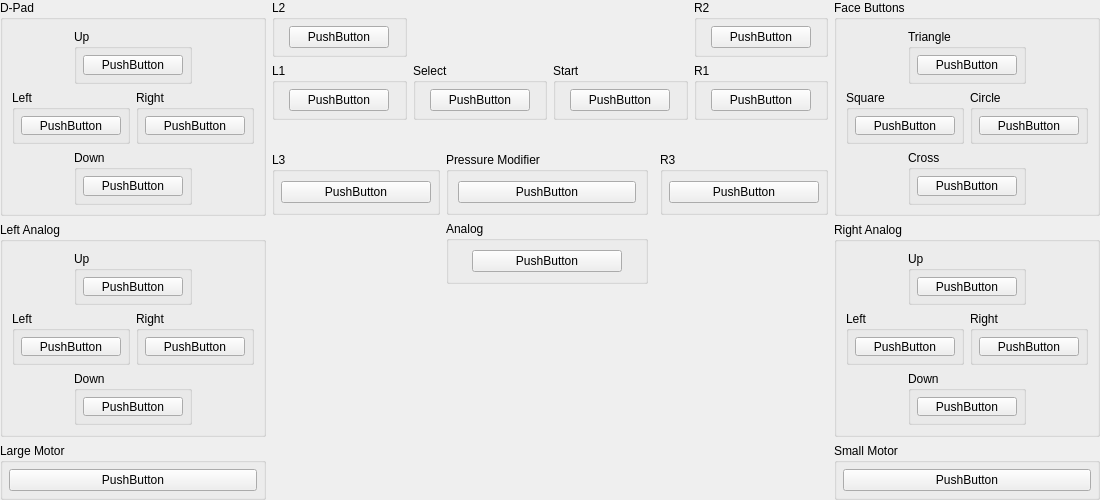
<?xml version="1.0" encoding="UTF-8"?>
<ui version="4.0">
 <class>ControllerBindingWidget_DualShock2</class>
 <widget class="QWidget" name="ControllerBindingWidget_DualShock2">
  <property name="geometry">
   <rect>
    <x>0</x>
    <y>0</y>
    <width>1100</width>
    <height>500</height>
   </rect>
  </property>
  <property name="sizePolicy">
   <sizepolicy hsizetype="MinimumExpanding" vsizetype="Preferred">
    <horstretch>0</horstretch>
    <verstretch>0</verstretch>
   </sizepolicy>
  </property>
  <property name="minimumSize">
   <size>
    <width>1100</width>
    <height>500</height>
   </size>
  </property>
  <property name="windowTitle">
   <string>Form</string>
  </property>
  <layout class="QGridLayout" name="gridLayout_35">
   <property name="leftMargin">
    <number>0</number>
   </property>
   <property name="topMargin">
    <number>0</number>
   </property>
   <property name="rightMargin">
    <number>0</number>
   </property>
   <property name="bottomMargin">
    <number>0</number>
   </property>
   <item row="0" column="0" rowspan="3">
    <layout class="QVBoxLayout" name="verticalLayout_2">
     <item>
      <widget class="QGroupBox" name="groupBox">
       <property name="title">
        <string extracomment=":I18N COMMENT: Try to use Sony's official terminology for this. A good place to start would be in the console or the DualShock 2's manual. If this element was officially translated to your language by Sony in later DualShocks, you may use that term.">D-Pad</string>
       </property>
       <layout class="QGridLayout" name="gridLayout_5">
        <item row="3" column="1" colspan="2">
         <widget class="QGroupBox" name="groupBox_5">
          <property name="title">
           <string>Down</string>
          </property>
          <layout class="QGridLayout" name="gridLayout_4">
           <property name="leftMargin">
            <number>6</number>
           </property>
           <property name="topMargin">
            <number>6</number>
           </property>
           <property name="rightMargin">
            <number>6</number>
           </property>
           <property name="bottomMargin">
            <number>6</number>
           </property>
           <item row="0" column="0">
            <widget class="InputBindingWidget" name="Down">
             <property name="minimumSize">
              <size>
               <width>100</width>
               <height>0</height>
              </size>
             </property>
             <property name="maximumSize">
              <size>
               <width>100</width>
               <height>16777215</height>
              </size>
             </property>
             <property name="text">
              <string>PushButton</string>
             </property>
            </widget>
           </item>
          </layout>
         </widget>
        </item>
        <item row="2" column="0" colspan="2">
         <widget class="QGroupBox" name="groupBox_3">
          <property name="title">
           <string>Left</string>
          </property>
          <layout class="QGridLayout" name="gridLayout_2">
           <property name="leftMargin">
            <number>6</number>
           </property>
           <property name="topMargin">
            <number>6</number>
           </property>
           <property name="rightMargin">
            <number>6</number>
           </property>
           <property name="bottomMargin">
            <number>6</number>
           </property>
           <item row="0" column="0">
            <widget class="InputBindingWidget" name="Left">
             <property name="minimumSize">
              <size>
               <width>100</width>
               <height>0</height>
              </size>
             </property>
             <property name="maximumSize">
              <size>
               <width>100</width>
               <height>16777215</height>
              </size>
             </property>
             <property name="text">
              <string>PushButton</string>
             </property>
            </widget>
           </item>
          </layout>
         </widget>
        </item>
        <item row="0" column="1" colspan="2">
         <widget class="QGroupBox" name="groupBox_2">
          <property name="title">
           <string>Up</string>
          </property>
          <layout class="QGridLayout" name="gridLayout">
           <property name="leftMargin">
            <number>6</number>
           </property>
           <property name="topMargin">
            <number>6</number>
           </property>
           <property name="rightMargin">
            <number>6</number>
           </property>
           <property name="bottomMargin">
            <number>6</number>
           </property>
           <item row="0" column="0">
            <widget class="InputBindingWidget" name="Up">
             <property name="minimumSize">
              <size>
               <width>100</width>
               <height>0</height>
              </size>
             </property>
             <property name="maximumSize">
              <size>
               <width>100</width>
               <height>16777215</height>
              </size>
             </property>
             <property name="text">
              <string>PushButton</string>
             </property>
            </widget>
           </item>
          </layout>
         </widget>
        </item>
        <item row="2" column="2" colspan="2">
         <widget class="QGroupBox" name="groupBox_4">
          <property name="title">
           <string>Right</string>
          </property>
          <layout class="QGridLayout" name="gridLayout_3">
           <property name="leftMargin">
            <number>6</number>
           </property>
           <property name="topMargin">
            <number>6</number>
           </property>
           <property name="rightMargin">
            <number>6</number>
           </property>
           <property name="bottomMargin">
            <number>6</number>
           </property>
           <item row="0" column="0">
            <widget class="InputBindingWidget" name="Right">
             <property name="minimumSize">
              <size>
               <width>100</width>
               <height>0</height>
              </size>
             </property>
             <property name="maximumSize">
              <size>
               <width>100</width>
               <height>16777215</height>
              </size>
             </property>
             <property name="text">
              <string>PushButton</string>
             </property>
            </widget>
           </item>
          </layout>
         </widget>
        </item>
       </layout>
      </widget>
     </item>
     <item>
      <widget class="QGroupBox" name="groupBox_6">
       <property name="title">
        <string extracomment=":I18N COMMENT: Try to use Sony's official terminology for this. A good place to start would be in the console or the DualShock 2's manual. If this element was officially translated to your language by Sony in later DualShocks, you may use that term.">Left Analog</string>
       </property>
       <layout class="QGridLayout" name="gridLayout_6">
        <item row="3" column="1" colspan="2">
         <widget class="QGroupBox" name="groupBox_7">
          <property name="title">
           <string>Down</string>
          </property>
          <layout class="QGridLayout" name="gridLayout_7">
           <property name="leftMargin">
            <number>6</number>
           </property>
           <property name="topMargin">
            <number>6</number>
           </property>
           <property name="rightMargin">
            <number>6</number>
           </property>
           <property name="bottomMargin">
            <number>6</number>
           </property>
           <item row="0" column="0">
            <widget class="InputBindingWidget" name="LDown">
             <property name="minimumSize">
              <size>
               <width>100</width>
               <height>0</height>
              </size>
             </property>
             <property name="maximumSize">
              <size>
               <width>100</width>
               <height>16777215</height>
              </size>
             </property>
             <property name="text">
              <string>PushButton</string>
             </property>
            </widget>
           </item>
          </layout>
         </widget>
        </item>
        <item row="2" column="0" colspan="2">
         <widget class="QGroupBox" name="groupBox_8">
          <property name="title">
           <string>Left</string>
          </property>
          <layout class="QGridLayout" name="gridLayout_8">
           <property name="leftMargin">
            <number>6</number>
           </property>
           <property name="topMargin">
            <number>6</number>
           </property>
           <property name="rightMargin">
            <number>6</number>
           </property>
           <property name="bottomMargin">
            <number>6</number>
           </property>
           <item row="0" column="0">
            <widget class="InputBindingWidget" name="LLeft">
             <property name="minimumSize">
              <size>
               <width>100</width>
               <height>0</height>
              </size>
             </property>
             <property name="maximumSize">
              <size>
               <width>100</width>
               <height>16777215</height>
              </size>
             </property>
             <property name="text">
              <string>PushButton</string>
             </property>
            </widget>
           </item>
          </layout>
         </widget>
        </item>
        <item row="0" column="1" colspan="2">
         <widget class="QGroupBox" name="groupBox_9">
          <property name="title">
           <string>Up</string>
          </property>
          <layout class="QGridLayout" name="gridLayout_9">
           <property name="leftMargin">
            <number>6</number>
           </property>
           <property name="topMargin">
            <number>6</number>
           </property>
           <property name="rightMargin">
            <number>6</number>
           </property>
           <property name="bottomMargin">
            <number>6</number>
           </property>
           <item row="0" column="0">
            <widget class="InputBindingWidget" name="LUp">
             <property name="minimumSize">
              <size>
               <width>100</width>
               <height>0</height>
              </size>
             </property>
             <property name="maximumSize">
              <size>
               <width>100</width>
               <height>16777215</height>
              </size>
             </property>
             <property name="text">
              <string>PushButton</string>
             </property>
            </widget>
           </item>
          </layout>
         </widget>
        </item>
        <item row="2" column="2" colspan="2">
         <widget class="QGroupBox" name="groupBox_10">
          <property name="title">
           <string>Right</string>
          </property>
          <layout class="QGridLayout" name="gridLayout_10">
           <property name="leftMargin">
            <number>6</number>
           </property>
           <property name="topMargin">
            <number>6</number>
           </property>
           <property name="rightMargin">
            <number>6</number>
           </property>
           <property name="bottomMargin">
            <number>6</number>
           </property>
           <item row="0" column="0">
            <widget class="InputBindingWidget" name="LRight">
             <property name="minimumSize">
              <size>
               <width>100</width>
               <height>0</height>
              </size>
             </property>
             <property name="maximumSize">
              <size>
               <width>100</width>
               <height>16777215</height>
              </size>
             </property>
             <property name="text">
              <string>PushButton</string>
             </property>
            </widget>
           </item>
          </layout>
         </widget>
        </item>
       </layout>
      </widget>
     </item>
     <item>
      <widget class="QGroupBox" name="groupBox_29">
       <property name="title">
        <string>Large Motor</string>
       </property>
       <layout class="QGridLayout" name="gridLayout_30">
        <property name="leftMargin">
         <number>6</number>
        </property>
        <property name="topMargin">
         <number>6</number>
        </property>
        <property name="rightMargin">
         <number>6</number>
        </property>
        <property name="bottomMargin">
         <number>6</number>
        </property>
        <item row="0" column="0">
         <widget class="InputVibrationBindingWidget" name="LargeMotor">
          <property name="minimumSize">
           <size>
            <width>100</width>
            <height>0</height>
           </size>
          </property>
          <property name="maximumSize">
           <size>
            <width>16777215</width>
            <height>16777215</height>
           </size>
          </property>
          <property name="text">
           <string>PushButton</string>
          </property>
         </widget>
        </item>
       </layout>
      </widget>
     </item>
     <item>
      <spacer name="verticalSpacer_5">
       <property name="orientation">
        <enum>Qt::Vertical</enum>
       </property>
       <property name="sizeHint" stdset="0">
        <size>
         <width>20</width>
         <height>40</height>
        </size>
       </property>
      </spacer>
     </item>
    </layout>
   </item>
   <item row="0" column="1">
    <layout class="QGridLayout" name="gridLayout_27">
     <item row="0" column="0">
      <widget class="QGroupBox" name="groupBox_21">
       <property name="title">
        <string extracomment=":I18N COMMENT: Leave this button name as-is.">L2</string>
       </property>
       <layout class="QGridLayout" name="gridLayout_21">
        <property name="leftMargin">
         <number>6</number>
        </property>
        <property name="topMargin">
         <number>6</number>
        </property>
        <property name="rightMargin">
         <number>6</number>
        </property>
        <property name="bottomMargin">
         <number>6</number>
        </property>
        <item row="0" column="0">
         <widget class="InputBindingWidget" name="L2">
          <property name="maximumSize">
           <size>
            <width>100</width>
            <height>16777215</height>
           </size>
          </property>
          <property name="text">
           <string>PushButton</string>
          </property>
         </widget>
        </item>
       </layout>
      </widget>
     </item>
     <item row="0" column="3">
      <widget class="QGroupBox" name="groupBox_23">
       <property name="title">
        <string extracomment=":I18N COMMENT: Leave this button name as-is.">R2</string>
       </property>
       <layout class="QGridLayout" name="gridLayout_23">
        <property name="leftMargin">
         <number>6</number>
        </property>
        <property name="topMargin">
         <number>6</number>
        </property>
        <property name="rightMargin">
         <number>6</number>
        </property>
        <property name="bottomMargin">
         <number>6</number>
        </property>
        <item row="0" column="0">
         <widget class="InputBindingWidget" name="R2">
          <property name="maximumSize">
           <size>
            <width>100</width>
            <height>16777215</height>
           </size>
          </property>
          <property name="text">
           <string>PushButton</string>
          </property>
         </widget>
        </item>
       </layout>
      </widget>
     </item>
     <item row="1" column="0">
      <widget class="QGroupBox" name="groupBox_22">
       <property name="title">
        <string extracomment=":I18N COMMENT: Leave this button name as-is.">L1</string>
       </property>
       <layout class="QGridLayout" name="gridLayout_22">
        <property name="leftMargin">
         <number>6</number>
        </property>
        <property name="topMargin">
         <number>6</number>
        </property>
        <property name="rightMargin">
         <number>6</number>
        </property>
        <property name="bottomMargin">
         <number>6</number>
        </property>
        <item row="0" column="0">
         <widget class="InputBindingWidget" name="L1">
          <property name="maximumSize">
           <size>
            <width>100</width>
            <height>16777215</height>
           </size>
          </property>
          <property name="text">
           <string>PushButton</string>
          </property>
         </widget>
        </item>
       </layout>
      </widget>
     </item>
     <item row="1" column="3">
      <widget class="QGroupBox" name="groupBox_24">
       <property name="title">
        <string extracomment=":I18N COMMENT: Leave this button name as-is.">R1</string>
       </property>
       <layout class="QGridLayout" name="gridLayout_24">
        <property name="leftMargin">
         <number>6</number>
        </property>
        <property name="topMargin">
         <number>6</number>
        </property>
        <property name="rightMargin">
         <number>6</number>
        </property>
        <property name="bottomMargin">
         <number>6</number>
        </property>
        <item row="0" column="0">
         <widget class="InputBindingWidget" name="R1">
          <property name="maximumSize">
           <size>
            <width>100</width>
            <height>16777215</height>
           </size>
          </property>
          <property name="text">
           <string>PushButton</string>
          </property>
         </widget>
        </item>
       </layout>
      </widget>
     </item>
     <item row="1" column="2">
      <widget class="QGroupBox" name="groupBox_26">
       <property name="title">
        <string extracomment=":I18N COMMENT: Leave this button name as-is or uppercase it entirely.">Start</string>
       </property>
       <layout class="QGridLayout" name="gridLayout_26">
        <property name="leftMargin">
         <number>6</number>
        </property>
        <property name="topMargin">
         <number>6</number>
        </property>
        <property name="rightMargin">
         <number>6</number>
        </property>
        <property name="bottomMargin">
         <number>6</number>
        </property>
        <item row="0" column="0">
         <widget class="InputBindingWidget" name="Start">
          <property name="maximumSize">
           <size>
            <width>100</width>
            <height>16777215</height>
           </size>
          </property>
          <property name="text">
           <string>PushButton</string>
          </property>
         </widget>
        </item>
       </layout>
      </widget>
     </item>
     <item row="1" column="1">
      <widget class="QGroupBox" name="groupBox_25">
       <property name="title">
        <string extracomment=":I18N COMMENT: Leave this button name as-is or uppercase it entirely.">Select</string>
       </property>
       <layout class="QGridLayout" name="gridLayout_25">
        <property name="leftMargin">
         <number>6</number>
        </property>
        <property name="topMargin">
         <number>6</number>
        </property>
        <property name="rightMargin">
         <number>6</number>
        </property>
        <property name="bottomMargin">
         <number>6</number>
        </property>
        <item row="0" column="0">
         <widget class="InputBindingWidget" name="Select">
          <property name="maximumSize">
           <size>
            <width>100</width>
            <height>16777215</height>
           </size>
          </property>
          <property name="text">
           <string>PushButton</string>
          </property>
         </widget>
        </item>
       </layout>
      </widget>
     </item>
    </layout>
   </item>
   <item row="0" column="2" rowspan="3">
    <layout class="QVBoxLayout" name="verticalLayout">
     <item>
      <widget class="QGroupBox" name="groupBox_16">
       <property name="title">
        <string extracomment=":I18N COMMENT: Try to use Sony's official terminology for this. A good place to start would be in the console or the DualShock 2's manual. If this element was officially translated to your language by Sony in later DualShocks, you may use that term.">Face Buttons</string>
       </property>
       <layout class="QGridLayout" name="gridLayout_16">
        <item row="3" column="1" colspan="2">
         <widget class="QGroupBox" name="groupBox_17">
          <property name="title">
           <string extracomment=":I18N COMMENT: Try to use Sony's official terminology for this. A good place to start would be in the console or the DualShock 2's manual. If this element was officially translated to your language by Sony in later DualShocks, you may use that term.">Cross</string>
          </property>
          <layout class="QGridLayout" name="gridLayout_17">
           <property name="leftMargin">
            <number>6</number>
           </property>
           <property name="topMargin">
            <number>6</number>
           </property>
           <property name="rightMargin">
            <number>6</number>
           </property>
           <property name="bottomMargin">
            <number>6</number>
           </property>
           <item row="0" column="0">
            <widget class="InputBindingWidget" name="Cross">
             <property name="minimumSize">
              <size>
               <width>100</width>
               <height>0</height>
              </size>
             </property>
             <property name="maximumSize">
              <size>
               <width>100</width>
               <height>16777215</height>
              </size>
             </property>
             <property name="text">
              <string>PushButton</string>
             </property>
            </widget>
           </item>
          </layout>
         </widget>
        </item>
        <item row="2" column="0" colspan="2">
         <widget class="QGroupBox" name="groupBox_18">
          <property name="title">
           <string extracomment=":I18N COMMENT: Try to use Sony's official terminology for this. A good place to start would be in the console or the DualShock 2's manual. If this element was officially translated to your language by Sony in later DualShocks, you may use that term.">Square</string>
          </property>
          <layout class="QGridLayout" name="gridLayout_18">
           <property name="leftMargin">
            <number>6</number>
           </property>
           <property name="topMargin">
            <number>6</number>
           </property>
           <property name="rightMargin">
            <number>6</number>
           </property>
           <property name="bottomMargin">
            <number>6</number>
           </property>
           <item row="0" column="0">
            <widget class="InputBindingWidget" name="Square">
             <property name="minimumSize">
              <size>
               <width>100</width>
               <height>0</height>
              </size>
             </property>
             <property name="maximumSize">
              <size>
               <width>100</width>
               <height>16777215</height>
              </size>
             </property>
             <property name="text">
              <string>PushButton</string>
             </property>
            </widget>
           </item>
          </layout>
         </widget>
        </item>
        <item row="0" column="1" colspan="2">
         <widget class="QGroupBox" name="groupBox_19">
          <property name="title">
           <string extracomment=":I18N COMMENT: Try to use Sony's official terminology for this. A good place to start would be in the console or the DualShock 2's manual. If this element was officially translated to your language by Sony in later DualShocks, you may use that term.">Triangle</string>
          </property>
          <layout class="QGridLayout" name="gridLayout_19">
           <property name="leftMargin">
            <number>6</number>
           </property>
           <property name="topMargin">
            <number>6</number>
           </property>
           <property name="rightMargin">
            <number>6</number>
           </property>
           <property name="bottomMargin">
            <number>6</number>
           </property>
           <item row="0" column="0">
            <widget class="InputBindingWidget" name="Triangle">
             <property name="minimumSize">
              <size>
               <width>100</width>
               <height>0</height>
              </size>
             </property>
             <property name="maximumSize">
              <size>
               <width>100</width>
               <height>16777215</height>
              </size>
             </property>
             <property name="text">
              <string>PushButton</string>
             </property>
            </widget>
           </item>
          </layout>
         </widget>
        </item>
        <item row="2" column="2" colspan="2">
         <widget class="QGroupBox" name="groupBox_20">
          <property name="title">
           <string extracomment=":I18N COMMENT: Try to use Sony's official terminology for this. A good place to start would be in the console or the DualShock 2's manual. If this element was officially translated to your language by Sony in later DualShocks, you may use that term.">Circle</string>
          </property>
          <layout class="QGridLayout" name="gridLayout_20">
           <property name="leftMargin">
            <number>6</number>
           </property>
           <property name="topMargin">
            <number>6</number>
           </property>
           <property name="rightMargin">
            <number>6</number>
           </property>
           <property name="bottomMargin">
            <number>6</number>
           </property>
           <item row="0" column="0">
            <widget class="InputBindingWidget" name="Circle">
             <property name="minimumSize">
              <size>
               <width>100</width>
               <height>0</height>
              </size>
             </property>
             <property name="maximumSize">
              <size>
               <width>100</width>
               <height>16777215</height>
              </size>
             </property>
             <property name="text">
              <string>PushButton</string>
             </property>
            </widget>
           </item>
          </layout>
         </widget>
        </item>
       </layout>
      </widget>
     </item>
     <item>
      <widget class="QGroupBox" name="groupBox_11">
       <property name="title">
        <string extracomment=":I18N COMMENT: Try to use Sony's official terminology for this. A good place to start would be in the console or the DualShock 2's manual. If this element was officially translated to your language by Sony in later DualShocks, you may use that term.">Right Analog</string>
       </property>
       <layout class="QGridLayout" name="gridLayout_11">
        <item row="2" column="0" colspan="2">
         <widget class="QGroupBox" name="groupBox_13">
          <property name="title">
           <string>Left</string>
          </property>
          <layout class="QGridLayout" name="gridLayout_13">
           <property name="leftMargin">
            <number>6</number>
           </property>
           <property name="topMargin">
            <number>6</number>
           </property>
           <property name="rightMargin">
            <number>6</number>
           </property>
           <property name="bottomMargin">
            <number>6</number>
           </property>
           <item row="0" column="0">
            <widget class="InputBindingWidget" name="RLeft">
             <property name="minimumSize">
              <size>
               <width>100</width>
               <height>0</height>
              </size>
             </property>
             <property name="maximumSize">
              <size>
               <width>100</width>
               <height>16777215</height>
              </size>
             </property>
             <property name="text">
              <string>PushButton</string>
             </property>
            </widget>
           </item>
          </layout>
         </widget>
        </item>
        <item row="3" column="1" colspan="2">
         <widget class="QGroupBox" name="groupBox_12">
          <property name="title">
           <string>Down</string>
          </property>
          <layout class="QGridLayout" name="gridLayout_12">
           <property name="leftMargin">
            <number>6</number>
           </property>
           <property name="topMargin">
            <number>6</number>
           </property>
           <property name="rightMargin">
            <number>6</number>
           </property>
           <property name="bottomMargin">
            <number>6</number>
           </property>
           <item row="0" column="0">
            <widget class="InputBindingWidget" name="RDown">
             <property name="minimumSize">
              <size>
               <width>100</width>
               <height>0</height>
              </size>
             </property>
             <property name="maximumSize">
              <size>
               <width>100</width>
               <height>16777215</height>
              </size>
             </property>
             <property name="text">
              <string>PushButton</string>
             </property>
            </widget>
           </item>
          </layout>
         </widget>
        </item>
        <item row="2" column="2" colspan="2">
         <widget class="QGroupBox" name="groupBox_15">
          <property name="title">
           <string>Right</string>
          </property>
          <layout class="QGridLayout" name="gridLayout_15">
           <property name="leftMargin">
            <number>6</number>
           </property>
           <property name="topMargin">
            <number>6</number>
           </property>
           <property name="rightMargin">
            <number>6</number>
           </property>
           <property name="bottomMargin">
            <number>6</number>
           </property>
           <item row="0" column="0">
            <widget class="InputBindingWidget" name="RRight">
             <property name="minimumSize">
              <size>
               <width>100</width>
               <height>0</height>
              </size>
             </property>
             <property name="maximumSize">
              <size>
               <width>100</width>
               <height>16777215</height>
              </size>
             </property>
             <property name="text">
              <string>PushButton</string>
             </property>
            </widget>
           </item>
          </layout>
         </widget>
        </item>
        <item row="0" column="1" colspan="2">
         <widget class="QGroupBox" name="groupBox_14">
          <property name="title">
           <string>Up</string>
          </property>
          <layout class="QGridLayout" name="gridLayout_14">
           <property name="leftMargin">
            <number>6</number>
           </property>
           <property name="topMargin">
            <number>6</number>
           </property>
           <property name="rightMargin">
            <number>6</number>
           </property>
           <property name="bottomMargin">
            <number>6</number>
           </property>
           <item row="0" column="0">
            <widget class="InputBindingWidget" name="RUp">
             <property name="minimumSize">
              <size>
               <width>100</width>
               <height>0</height>
              </size>
             </property>
             <property name="maximumSize">
              <size>
               <width>100</width>
               <height>16777215</height>
              </size>
             </property>
             <property name="text">
              <string>PushButton</string>
             </property>
            </widget>
           </item>
          </layout>
         </widget>
        </item>
       </layout>
      </widget>
     </item>
     <item>
      <widget class="QGroupBox" name="groupBox_32">
       <property name="title">
        <string>Small Motor</string>
       </property>
       <layout class="QGridLayout" name="gridLayout_31">
        <property name="leftMargin">
         <number>6</number>
        </property>
        <property name="topMargin">
         <number>6</number>
        </property>
        <property name="rightMargin">
         <number>6</number>
        </property>
        <property name="bottomMargin">
         <number>6</number>
        </property>
        <item row="0" column="0">
         <widget class="InputVibrationBindingWidget" name="SmallMotor">
          <property name="minimumSize">
           <size>
            <width>100</width>
            <height>0</height>
           </size>
          </property>
          <property name="maximumSize">
           <size>
            <width>16777215</width>
            <height>16777215</height>
           </size>
          </property>
          <property name="text">
           <string>PushButton</string>
          </property>
         </widget>
        </item>
       </layout>
      </widget>
     </item>
     <item>
      <spacer name="verticalSpacer_4">
       <property name="orientation">
        <enum>Qt::Vertical</enum>
       </property>
       <property name="sizeHint" stdset="0">
        <size>
         <width>20</width>
         <height>40</height>
        </size>
       </property>
      </spacer>
     </item>
    </layout>
   </item>
   <item row="1" column="1">
    <layout class="QHBoxLayout" name="horizontalLayout_4">
     <item>
      <spacer name="horizontalSpacer">
       <property name="orientation">
        <enum>Qt::Horizontal</enum>
       </property>
       <property name="sizeHint" stdset="0">
        <size>
         <width>40</width>
         <height>20</height>
        </size>
       </property>
      </spacer>
     </item>
     <item>
      <widget class="QLabel" name="label">
       <property name="sizePolicy">
        <sizepolicy hsizetype="Fixed" vsizetype="Fixed">
         <horstretch>0</horstretch>
         <verstretch>0</verstretch>
        </sizepolicy>
       </property>
       <property name="maximumSize">
        <size>
         <width>400</width>
         <height>266</height>
        </size>
       </property>
       <property name="text">
        <string/>
       </property>
       <property name="pixmap">
        <pixmap resource="../resources/resources.qrc">:/images/dualshock-2.png</pixmap>
       </property>
       <property name="scaledContents">
        <bool>true</bool>
       </property>
      </widget>
     </item>
     <item>
      <spacer name="horizontalSpacer_2">
       <property name="orientation">
        <enum>Qt::Horizontal</enum>
       </property>
       <property name="sizeHint" stdset="0">
        <size>
         <width>40</width>
         <height>20</height>
        </size>
       </property>
      </spacer>
     </item>
    </layout>
   </item>
   <item row="2" column="1">
    <layout class="QGridLayout" name="gridLayout_32">
     <item row="2" column="0" colspan="4">
      <spacer name="verticalSpacer">
       <property name="orientation">
        <enum>Qt::Vertical</enum>
       </property>
       <property name="sizeHint" stdset="0">
        <size>
         <width>20</width>
         <height>40</height>
        </size>
       </property>
      </spacer>
     </item>
     <item row="0" column="0">
      <widget class="QGroupBox" name="groupBox_27">
       <property name="title">
        <string extracomment=":I18N COMMENT: Leave this button name as-is.">L3</string>
       </property>
       <layout class="QGridLayout" name="gridLayout_28">
        <property name="leftMargin">
         <number>6</number>
        </property>
        <property name="topMargin">
         <number>6</number>
        </property>
        <property name="rightMargin">
         <number>6</number>
        </property>
        <property name="bottomMargin">
         <number>6</number>
        </property>
        <item row="0" column="0">
         <widget class="InputBindingWidget" name="L3">
          <property name="minimumSize">
           <size>
            <width>150</width>
            <height>0</height>
           </size>
          </property>
          <property name="maximumSize">
           <size>
            <width>100</width>
            <height>16777215</height>
           </size>
          </property>
          <property name="text">
           <string>PushButton</string>
          </property>
         </widget>
        </item>
       </layout>
      </widget>
     </item>
     <item row="0" column="3">
      <widget class="QGroupBox" name="groupBox_28">
       <property name="title">
        <string extracomment=":I18N COMMENT: Leave this button name as-is.">R3</string>
       </property>
       <layout class="QGridLayout" name="gridLayout_29">
        <property name="leftMargin">
         <number>6</number>
        </property>
        <property name="topMargin">
         <number>6</number>
        </property>
        <property name="rightMargin">
         <number>6</number>
        </property>
        <property name="bottomMargin">
         <number>6</number>
        </property>
        <item row="0" column="0">
         <widget class="InputBindingWidget" name="R3">
          <property name="minimumSize">
           <size>
            <width>150</width>
            <height>0</height>
           </size>
          </property>
          <property name="maximumSize">
           <size>
            <width>100</width>
            <height>16777215</height>
           </size>
          </property>
          <property name="text">
           <string>PushButton</string>
          </property>
         </widget>
        </item>
       </layout>
      </widget>
     </item>
     <item row="0" column="1">
      <widget class="QGroupBox" name="groupBox_34">
       <property name="title">
        <string>Pressure Modifier</string>
       </property>
       <layout class="QGridLayout" name="gridLayout_34">
        <item row="0" column="0">
         <widget class="InputBindingWidget" name="Pressure">
          <property name="sizePolicy">
           <sizepolicy hsizetype="Expanding" vsizetype="Fixed">
            <horstretch>0</horstretch>
            <verstretch>0</verstretch>
           </sizepolicy>
          </property>
          <property name="minimumSize">
           <size>
            <width>100</width>
            <height>0</height>
           </size>
          </property>
          <property name="maximumSize">
           <size>
            <width>16777215</width>
            <height>16777215</height>
           </size>
          </property>
          <property name="text">
           <string>PushButton</string>
          </property>
         </widget>
        </item>
       </layout>
      </widget>
     </item>
     <item row="1" column="1">
      <widget class="QGroupBox" name="groupBox_31">
       <property name="title">
        <string>Analog</string>
       </property>
       <layout class="QGridLayout" name="gridLayout_33">
        <item row="0" column="0">
         <widget class="InputBindingWidget" name="Analog">
          <property name="maximumSize">
           <size>
            <width>150</width>
            <height>16777215</height>
           </size>
          </property>
          <property name="text">
           <string>PushButton</string>
          </property>
         </widget>
        </item>
       </layout>
      </widget>
     </item>
    </layout>
   </item>
  </layout>
 </widget>
 <customwidgets>
  <customwidget>
   <class>InputBindingWidget</class>
   <extends>QPushButton</extends>
   <header>Settings/InputBindingWidget.h</header>
  </customwidget>
  <customwidget>
   <class>InputVibrationBindingWidget</class>
   <extends>QPushButton</extends>
   <header>Settings/InputBindingWidget.h</header>
  </customwidget>
 </customwidgets>
 <resources>
  <include location="../resources/resources.qrc"/>
 </resources>
 <connections/>
</ui>
